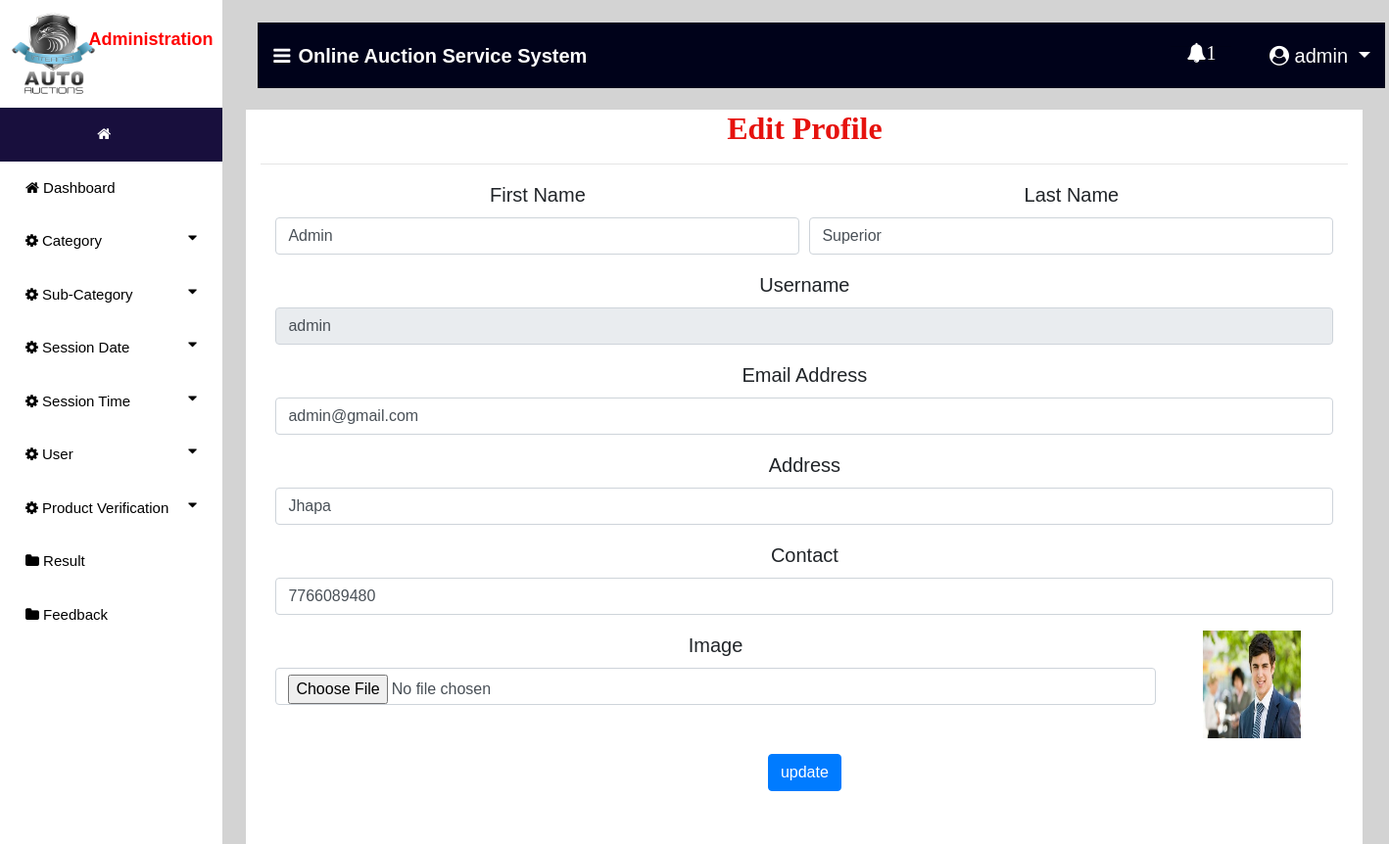
Screenshot of /edit_profile (signed in) with the database file from the repository.
### auction/models.py (models this page shows, shortened)
class Bidder(models.Model):
    user = models.ForeignKey(User,on_delete=models.CASCADE,null=True)
    dob = models.DateField(null=True)
    address = models.CharField(max_length=100,null=True)
    contact = models.CharField(max_length=10,null=True)
    image = models.FileField(null=True)
    membership = models.ForeignKey(Member_fee,on_delete=models.CASCADE,null=True)

### auction/views.py (the view, shortened to what this page needs)
# urls.py: path('edit_profile',Edit_Profile,name="edit_profile"),
def Edit_Profile(request):
    if not request.user.is_authenticated:
        return redirect('login_user')
    new2 = new()
    count = 0
    if new2:
        count += 1
    user1 = User.objects.get(id=request.user.id)
    pro=""
    try:
        pro = Bidder.objects.get(user=user1)
        if pro:
            error="pat"
    except:
        pro = Auction_User.objects.get(user=user1)
    terror = False
    d = {'terror':terror,'pro':pro,'data':pro,'count':count,'new2':new2}
    return render(request, 'edit_profile.html',d)

### auction/views.py (called while the page is built)
def new():
    status = Status.objects.get(status="pending")
    new_pro = Product.objects.filter(status=status)
    return new_pro

### auction/templates/edit_profile.html (shortened to what this page needs)
{% extends 'navigation3.html' %}
{% block body1 %}
{% load static %}
<div class="container" style="background:white">
    <h2 style="font-weight:bold;font-family : 'Monotype Corsiva' ; color : #E6120E ;margin-top:2%" align="center">Edit Profile</h2><hr>
<div class="container-fluid" style="">
    <div class="row">
        <div class="col-md-12">
            <form method="post" action="" enctype="multipart/form-data">
    <div class="form-row">
    <div class="form-group col-md-6">
      <label for="inputEmail4">First Name</label>
      <input type="text" class="form-control" value="{{pro.user.first_name}}" name="fname" id="inputEmail4">
    </div>
    <div class="form-group col-md-6">
      <label for="inputPassword4">Last Name</label>
      <input type="text" class="form-control" name="lname" value="{{pro.user.last_name}}" id="inputPassword4">
    </div>
  </div>
    <div class="form-row">
    <div class="form-group col-md-12">
      <label for="inputEmail4">Username</label>
      <input type="text" class="form-control" name="uname" value="{{pro.user.username}}" id="inputEmail4" readonly>
    </div>
        <div class="form-group col-md-12">
      <label for="inputEmail4">Email Address</label>
      <input type="text" class="form-control" name="email" value="{{pro.user.email}}" id="inputEmail4">
    </div>
  </div>
<div class="form-row">
    <div class="form-group col-md-12">
      <label for="inputEmail4">Address</label>
      <input type="text" class="form-control" name="address" value="{{pro.address}}" id="inputEmail4">
    </div>
  </div>
 <div class="form-row">
    <div class="form-group col-md-12">
    <label for="exampleInputPassword1">Contact</label>
    <input type="text" class="form-control" id="exampleInputPassword1" value="{{pro.contact}}" name="contact">
  </div>
        </div>
<div class="form-row">
    <div class="form-group col-md-10">
    <label for="exampleInputPassword1">Image</label>
    <input type="file" class="form-control" id="exampleInputPassword1" name="image">
  </div>
    <div class="form-group col-md-2">
   <img src="{{pro.image.url}}" style="width:100px;height:110px">
  </div>
</div>
  <button type="submit" class="btn btn-primary" style="margin-bottom:5%">update</button>
</form>
        </div>
    </div>
</div>
</div>
{% endblock %}

### auction/templates/navigation3.html (shortened to what this page needs)
{% extends 'navigation2.html' %}
{% block body %}
<nav class="navbar navbar-expand-lg navbar-light" style="margin-left:2%;margin-top:2%;width:99%;background-color:#00021a">
  <a class="navbar-brand" href="#" style="color:white;font-weight:bold"><i class="fa fa-bars" style="margin-right:8px"></i>Online Auction Service System</a>
  {% if request.user.is_staff %}
     <div class="collapse navbar-collapse nav justify-content-end" id="navbarNavDropdown">
      <li class="nav-item dropdown" style="margin-right:3%;color:white;margin-left:600px">
        <a class="nav-link dropdown" style="margin-left:5%;color:white" href="#" id="navbarDropdown" role="button" data-toggle="dropdown" aria-haspopup="true">
          <i class="fa fa-bell" style="top:0;padding-bottom:10px">{{count}}</i>
        </a>
        <hr>
      </li>
  </div>
     {% endif %}
  <div class="collapse navbar-collapse nav justify-content-end" id="navbarNavDropdown">
      <li class="nav-item dropdown" style="margin-right:3%;color:white">
        <a class="nav-link dropdown-toggle" style="color:white;margin-left:5%" href="#" id="navbarDropdown" role="button" data-toggle="dropdown" aria-haspopup="true" aria-expanded="false">
          <i class="fa fa-user-circle"></i> {{request.user.username}}
        </a>
      </li>
  </div>
 </nav>
{% block body1 %}
{% endblock %}
{% endblock %}

### auction/templates/navigation2.html (style rules this page uses)
body { font-family: "Lato", sans-serif; }
body { margin:0;font-family:Arial }
.dropdown { float:right; }

### rows the page displays
Bidder: fname "Admin", lname "Superior", uname "admin", email "admin@gmail.com", address "Jhapa", contact "7766089480", image (picture)

### other values shown
{{ count }} "1"
{{ request.user.username }} "admin"
